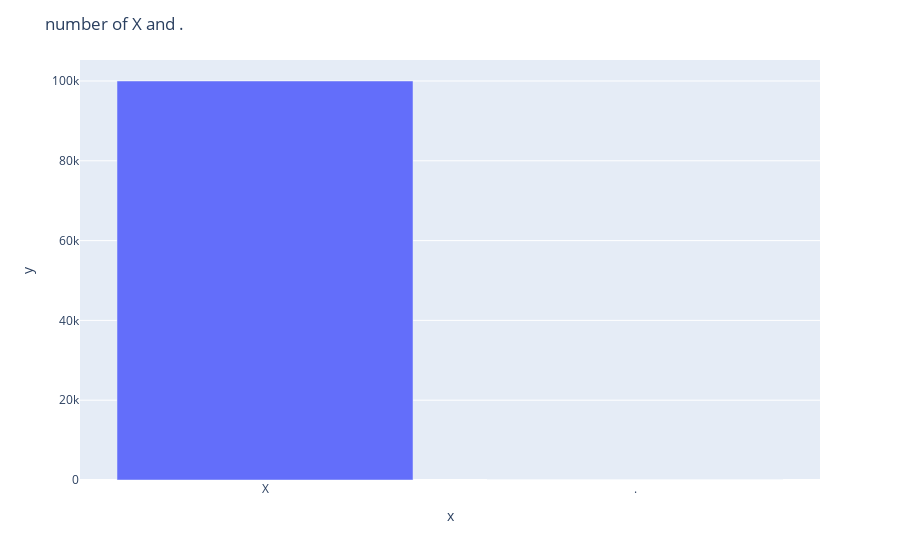

The notebook cell saved with this chart:
### Code cell
#open file
import os 
import pandas as pd
import plotly.express as px
import numpy as np

file = r'output_no_delay10.txt'
x_count = None
dot_count = None
with open(file, 'r') as f:
    x_count = f.read().count('X')
    dot_count = f.read().count('.')
    print('x_count: ', x_count)
    print('dot_count: ', dot_count)
#plot the number of appreance of x and . in the file
fig = px.bar(x=['X', '.'], y=[x_count, dot_count])
fig.update_layout(title='number of X and .')
fig.show()

### Figure 1 — Plotly figure (JSON) as saved in the notebook; plotly's stock layout.template omitted (floating-point values rounded to 4 significant figures)
{"data": [{"alignmentgroup": "True", "hovertemplate": "x=%{x}<br>y=%{y}<extra></extra>", "legendgroup": "", "marker": {"color": "#636efa", "pattern": {"shape": ""}}, "name": "", "offsetgroup": "", "orientation": "v", "showlegend": false, "textposition": "auto", "type": "bar", "x": ["X", "."], "xaxis": "x", "y": [100000, 0], "yaxis": "y"}], "layout": {"barmode": "relative", "legend": {"tracegroupgap": 0}, "margin": {"t": 60}, "title": {"text": "number of X and ."}, "xaxis": {"anchor": "y", "domain": [0, 1], "title": {"text": "x"}}, "yaxis": {"anchor": "x", "domain": [0, 1], "title": {"text": "y"}}}}
